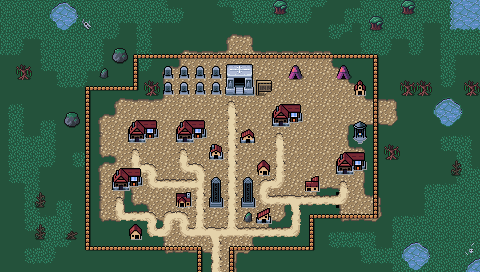

The image is a tile-based game level rendered from a .tmx file. Its description and source (layers, tilesets, objects; grid data summarised) follow:
An orthogonal 30x17 tile map with 16x16 px tiles, 4 tile layers (Background, Ground, Foreground, AboveSprites), 3 tilesets and 9 objects.

<map version="1.10" tiledversion="1.11.2" orientation="orthogonal" renderorder="right-down" width="30" height="17" tilewidth="16" tileheight="16" infinite="0" nextlayerid="6" nextobjectid="54">
 <editorsettings>
  <export target="wastetown..tmx" format="tmx" />
 </editorsettings>
 <tileset firstgid="1" source="../../../../common/maps/tileset/main.tsx" />
 <tileset firstgid="10113" source="../../../../common/maps/tileset/buildings.tsx" />
 <tileset firstgid="11905" source="../../../../common/maps/tileset/buildings-nocollide.tsx" />
 <layer id="1" name="Background" width="30" height="17">
  <data>[510 cells, 509 non-empty, 2 distinct tile ids]</data>
 </layer>
 <layer id="2" name="Ground" width="30" height="17">
  <data>[510 cells, 398 non-empty, 43 distinct tile ids]</data>
 </layer>
 <layer id="3" name="Foreground" width="30" height="17">
  <properties>
   <property name="spriteLayer" type="bool" value="true" />
  </properties>
  <data>[510 cells, 162 non-empty, 34 distinct tile ids]</data>
 </layer>
 <layer id="5" name="AboveSprites" width="30" height="17">
  <data>[510 cells, 36 non-empty, 21 distinct tile ids]</data>
 </layer>
 <objectgroup id="4" name="Objects">
  <object id="38" template="../../../../common/maps/obj/entry_up.tx" x="208" y="272" />
  <object id="41" template="../../../../common/maps/obj/shop.tx" x="129" y="146">
   <properties>
    <property name="commonShopList" value="BoosterPackShop,AlphaBoosterPackShop,BetaBoosterPackShop,GammaBoosterPackShop,DeltaBoosterPackShop,BlackBoosterPackShop" />
    <property name="mythicShopList" value="" />
    <property name="rareShopList" value="" />
    <property name="uncommonShopList" value="" />
   </properties>
  </object>
  <object id="42" template="../../../../common/maps/obj/shop.tx" x="177" y="145">
   <properties>
    <property name="commonShopList" value="Black,Black,Enchantment4Black,Creature2Black,Instant4Black" />
    <property name="mythicShopList" value="Planeswalker,WUBRG,RWB,RUB,RGB,UWB,UGB,UWB,PhyrexianBlack" />
    <property name="rareShopList" value="Land4Black,Dimir,Rakdos,Orzhov,Golgari,Vehicle,Colorless" />
    <property name="uncommonShopList" value="Artifact,Vampire,Zombie,Skeleton,Demon,Knight4Black,Rogue4Black,Sliver2Black,Wand,Equip,Multicolor" />
   </properties>
  </object>
  <object id="44" template="../../../../common/maps/obj/shop.tx" x="114" y="194">
   <properties>
    <property name="commonShopList" value="Black,Black,Enchantment4Black,Creature2Black,Instant4Black" />
    <property name="mythicShopList" value="Planeswalker,WUBRG,RWB,RUB,RGB,UWB,UGB,UWB,PhyrexianBlack" />
    <property name="rareShopList" value="Land4Black,Dimir,Rakdos,Orzhov,Golgari,Vehicle,Colorless" />
    <property name="uncommonShopList" value="Artifact,Vampire,Zombie,Skeleton,Demon,Knight4Black,Rogue4Black,Sliver2Black,Wand,Equip,Multicolor" />
   </properties>
  </object>
  <object id="45" template="../../../../common/maps/obj/shop.tx" x="273" y="130">
   <properties>
    <property name="commonShopList" value="Black,Black,Enchantment4Black,Creature2Black,Instant4Black" />
    <property name="mythicShopList" value="Planeswalker,WUBRG,RWB,RUB,RGB,UWB,UGB,UWB,PhyrexianBlack" />
    <property name="rareShopList" value="Land4Black,Dimir,Rakdos,Orzhov,Golgari,Vehicle,Colorless" />
    <property name="uncommonShopList" value="Artifact,Vampire,Zombie,Skeleton,Demon,Knight4Black,Rogue4Black,Sliver2Black,Wand,Equip,Multicolor" />
   </properties>
  </object>
  <object id="46" template="../../../../common/maps/obj/shop.tx" x="337" y="177">
   <properties>
    <property name="commonShopList" value="Black,Black,Enchantment4Black,Creature2Black,Instant4Black" />
    <property name="mythicShopList" value="Planeswalker,WUBRG,RWB,RUB,RGB,UWB,UGB,UWB,PhyrexianBlack" />
    <property name="rareShopList" value="Land4Black,Dimir,Rakdos,Orzhov,Golgari,Vehicle,Colorless" />
    <property name="uncommonShopList" value="Artifact,Vampire,Zombie,Skeleton,Demon,Knight4Black,Rogue4Black,Sliver2Black,Wand,Equip,Multicolor" />
   </properties>
  </object>
  <object id="47" template="../../../../common/maps/obj/inn.tx" x="230" y="98" />
  <object id="48" template="../../../../common/maps/obj/shop.tx" x="336" y="80">
   <properties>
    <property name="commonShopList" value="Swamp" />
    <property name="noRestock" type="bool" value="true" />
   </properties>
  </object>
  <object id="50" template="../../../../common/maps/obj/shardtrader.tx" x="288" y="82" />
 </objectgroup>
</map>
